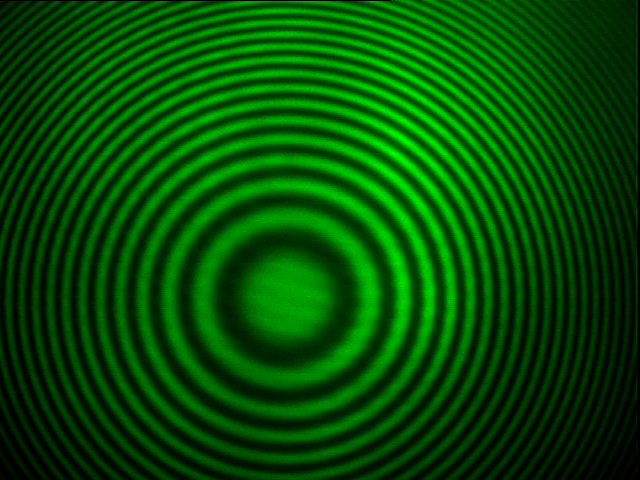
#> input picture FPrak/Zeemann/O43/Zeemann_annormal_508_6nm_Transversal/Polarisation_5A/0°_green.png, 640 x 480 px
$ jupyter execute test.ipynb
#> lines starting #> are read from the running program, lines starting #| are printed output that depends on the picture; after the words box and inside, x2 and y2 are one past the last pixel; in counts of white or black regions, pixels touching at a corner belong together
[cell 1]
"""
ring_plot.py  –  Kreisförmiger Segment-Vergleichsplot für Interferenzring-Bilder
================================================================================
Jedes Segment zeigt denselben Ausschnitt (zentriert auf den Interferenzring) aus
einem anderen Bild. Rendering mit Matplotlib.
"""

import numpy as np
import matplotlib.pyplot as plt
import matplotlib.patheffects as pe
from PIL import Image

# ── ① KONFIGURATION ────────────────────────────────────────────────────────────
middle = [(290, 300) for _ in range(3)]
radius = 230                                  # Ausgabekreis-Radius in Pixeln
                                            # (kein Qualitätsverlust, solange Quellbild groß genug)

paths = [                                   # Pfade zu den Quellbildern
    "0°_green.png", "45°_green.png", "90°_green.png"
]
labels = [                                  # Labels je Segment (\n für Zeilenumbruch)
    "0°",
    "45°",
    "90°"
]

# ── Überschrift ────────────────────────────────────────────────────────────────
title           = None   # None = keine Überschrift
title_fontsize  = 5                            # Schriftgröße Überschrift
title_pad       = 12                            # Abstand Überschrift → Kreis (pt)

# ── Segment-Labels ─────────────────────────────────────────────────────────────
label_fontsize  = 3                            # Schriftgröße Labels
label_color     = "white"
label_r_frac    = 0.72                          # Radiale Position (0–1)
label_shadow    = True                          # Schwarzer Rand um Text (besser lesbar)
label_shadow_width = 0.5

# ── Trennlinien ────────────────────────────────────────────────────────────────
line_color      = "white"
line_alpha      = 0.85
line_width      = 0.5

# ── Außenrand ──────────────────────────────────────────────────────────────────
border_color    = "black"
border_alpha    = 0.7
border_lw       = 0.5

# ── Ausgabe ────────────────────────────────────────────────────────────────────
start_angle_offset = 0.0       # Drehung des ersten Segments in Grad (0 = oben, CW)
fig_dpi            = 350       # DPI des gespeicherten Bilds
output_path        = "zeemann_annormal_transversal_polarisation.png"

# ── ② BILDER LADEN ─────────────────────────────────────────────────────────────

n = len(paths)
assert len(middle) == n and len(labels) == n, \
    "middle, paths und labels müssen gleich lang sein."

images = []
for p in paths:
    img = Image.open(p).convert("RGB")
#> img is the input picture: PIL image 640x480 RGB; mean R, G, B 0, 77.2, 0
    images.append(np.array(img, dtype=np.uint8))

# ── ③ PIXEL-SAMPLING (vektorisiert) ───────────────────────────────────────────

out_size = 2 * radius + 1
ocx = ocy = radius

ys_g, xs_g = np.mgrid[0:out_size, 0:out_size]
dx = xs_g - ocx
dy = ys_g - ocy
dist = np.hypot(dx, dy)

angle_deg = (np.degrees(np.arctan2(dx, -dy)) - start_angle_offset) % 360.0
seg_idx   = (angle_deg / (360.0 / n)).astype(int).clip(0, n - 1)
mask      = dist <= radius

output_arr = np.zeros((out_size, out_size, 3), dtype=np.uint8)

for i, img_arr in enumerate(images):
    seg_mask = mask & (seg_idx == i)
    if not np.any(seg_mask):
        continue
    img_cx, img_cy = middle[i]
    sx = (img_cx + dx[seg_mask]).astype(int)
    sy = (img_cy + dy[seg_mask]).astype(int)
    h_img, w_img = img_arr.shape[:2]
    valid = (sx >= 0) & (sx < w_img) & (sy >= 0) & (sy < h_img)
    out_ys, out_xs = np.where(seg_mask)
    output_arr[out_ys[valid], out_xs[valid]] = img_arr[sy[valid], sx[valid]]
#> this loop made 3 passes
#> pass 1, `seg_mask = mask & (seg_idx == i)`:
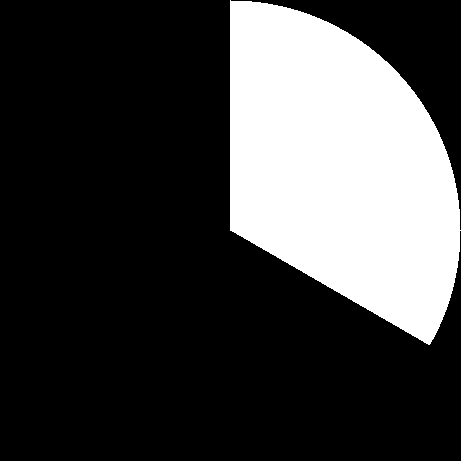
#> seg_mask: shape (461, 461) bool; 26.1% white; 1 white region, box (x1, y1, x2, y2) and area: (230, 0, 461, 345) 55517
#> pass 2, `seg_mask = mask & (seg_idx == i)`:
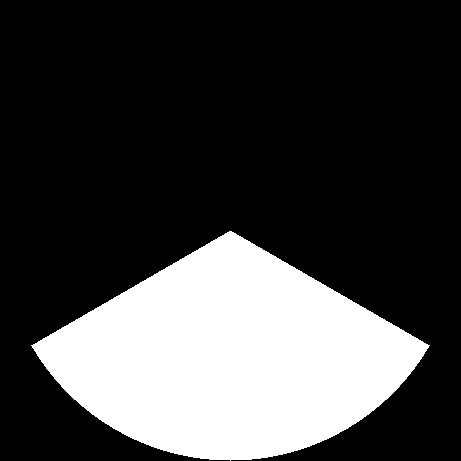
#> seg_mask: shape (461, 461) bool; 26.1% white; 1 white region, box (x1, y1, x2, y2) and area: (31, 231, 430, 461) 55406
#> pass 3, `seg_mask = mask & (seg_idx == i)`:
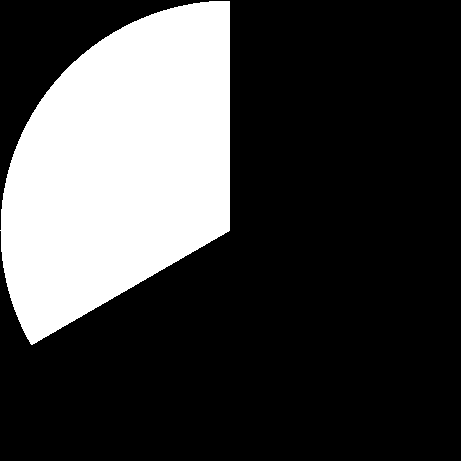
#> seg_mask: shape (461, 461) bool; 26% white; 1 white region, box (x1, y1, x2, y2) and area: (0, 1, 230, 345) 55286
#> after the loop:
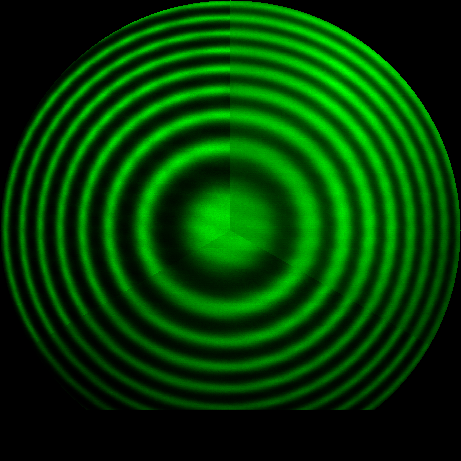
#> output_arr: shape (461, 461, 3); mean of channels 0, 1, 2 0, 62, 0; drawn as R, G, B

# Bereich außerhalb des Kreises transparent machen
alpha = (mask * 255).astype(np.uint8)
output_rgba = np.dstack([output_arr, alpha])
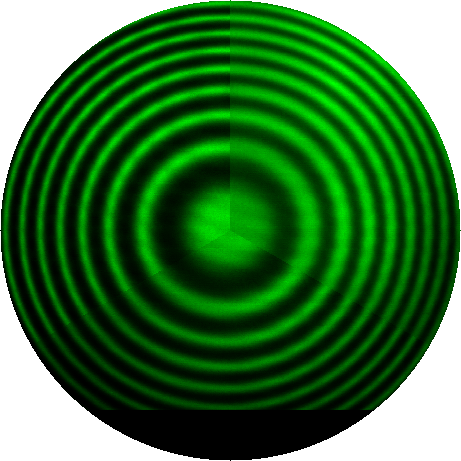
#> output_rgba: shape (461, 461, 4); mean of channels 0, 1, 2, 3 0, 62, 0, 199.4; transparent parts drawn white

# ── ④ MATPLOTLIB FIGURE ────────────────────────────────────────────────────────

fig_inch = out_size / fig_dpi
fig, ax = plt.subplots(figsize=(fig_inch, fig_inch), dpi=fig_dpi)
#fig.patch.set_facecolor("transparent")
#ax.set_facecolor("transparent")

ax.imshow(output_rgba, interpolation="nearest")
ax.set_xlim(0, out_size - 1)
ax.set_ylim(out_size - 1, 0)
ax.axis("off")

# ── ⑤ TRENNLINIEN ─────────────────────────────────────────────────────────────

for i in range(n):
    angle_rad = np.radians(i * 360.0 / n + start_angle_offset - 90.0)
    ex = ocx + radius * np.cos(angle_rad)
    ey = ocy + radius * np.sin(angle_rad)
    ax.plot([ocx, ex], [ocy, ey],
            color=line_color, alpha=line_alpha, lw=line_width, solid_capstyle="round")

# ── ⑥ AUßENRAND ───────────────────────────────────────────────────────────────

circle = plt.Circle((ocx, ocy), radius,
                     fill=False, edgecolor=border_color,
                     alpha=border_alpha, lw=border_lw)
ax.add_patch(circle)

# ── ⑦ LABELS ──────────────────────────────────────────────────────────────────

label_r = radius * label_r_frac
path_fx = [pe.withStroke(linewidth=1, foreground="black")] if label_shadow else []

for i, label in enumerate(labels):
    mid_angle_rad = np.radians((i + 0.5) * 360.0 / n + start_angle_offset - 90.0)
    lx = ocx + label_r * np.cos(mid_angle_rad)
    ly = ocy + label_r * np.sin(mid_angle_rad)
    ax.text(lx, ly, label,
            color=label_color, fontsize=label_fontsize,
            ha="center", va="center", multialignment="center",
             path_effects=path_fx)

# ── ⑧ ÜBERSCHRIFT ─────────────────────────────────────────────────────────────

if title:
    ax.set_title(title,
                 color="black", fontsize=title_fontsize,
                pad=title_pad)

# ── ⑨ SPEICHERN ───────────────────────────────────────────────────────────────

fig.savefig(output_path, dpi=fig_dpi, bbox_inches="tight",
            facecolor=fig.get_facecolor())
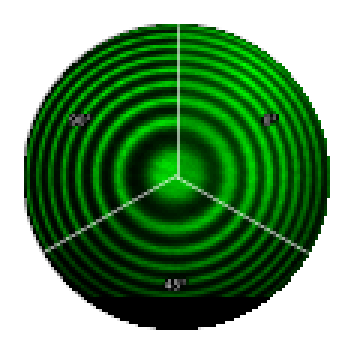
#> figure drawn by matplotlib, 1 panel
plt.close(fig)
print(f"✓  Gespeichert: {output_path}")
